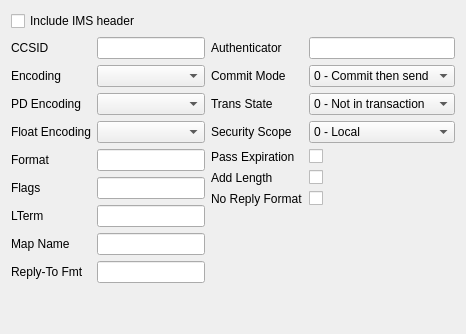
<?xml version="1.0" encoding="UTF-8"?>
<ui version="4.0">
  <class>ImsTab</class>
  <widget class="QWidget" name="ImsTab">
    <property name="windowTitle"><string>IMS</string></property>
    <layout class="QVBoxLayout" name="rootLayout">
      <item>
        <layout class="QHBoxLayout" name="topRow">
          <item>
            <widget class="QCheckBox" name="includedCheck">
              <property name="toolTip"><string>Include the MQIIH IMS header</string></property>
              <property name="text"><string>Include IMS header</string></property>
            </widget>
          </item>
          <item>
            <spacer name="topHSpacer">
              <property name="orientation"><enum>Qt::Horizontal</enum></property>
              <property name="sizeHint" stdset="0">
                <size><width>40</width><height>20</height></size>
              </property>
            </spacer>
          </item>
        </layout>
      </item>
      <item>
        <layout class="QHBoxLayout" name="columnsLayout" stretch="1,1">
          <item>
            <layout class="QFormLayout" name="leftForm">
              <item row="0" column="0">
                <widget class="QLabel" name="ccsidLabel">
                  <property name="text"><string>CCSID</string></property>
                  <property name="buddy"><cstring>ccsidEdit</cstring></property>
                </widget>
              </item>
              <item row="0" column="1">
                <widget class="QLineEdit" name="ccsidEdit">
                  <property name="toolTip"><string>Coded character set ID of data following this header</string></property>
                  <property name="maxLength"><number>6</number></property>
                </widget>
              </item>
              <item row="1" column="0">
                <widget class="QLabel" name="encodingLabel">
                  <property name="text"><string>Encoding</string></property>
                  <property name="buddy"><cstring>encodingCombo</cstring></property>
                </widget>
              </item>
              <item row="1" column="1">
                <widget class="QComboBox" name="encodingCombo">
                  <property name="toolTip"><string>Integer encoding</string></property>
                </widget>
              </item>
              <item row="2" column="0">
                <widget class="QLabel" name="pdEncodingLabel">
                  <property name="text"><string>PD Encoding</string></property>
                  <property name="buddy"><cstring>pdEncodingCombo</cstring></property>
                </widget>
              </item>
              <item row="2" column="1">
                <widget class="QComboBox" name="pdEncodingCombo">
                  <property name="toolTip"><string>Packed-decimal encoding</string></property>
                </widget>
              </item>
              <item row="3" column="0">
                <widget class="QLabel" name="floatEncodingLabel">
                  <property name="text"><string>Float Encoding</string></property>
                  <property name="buddy"><cstring>floatEncodingCombo</cstring></property>
                </widget>
              </item>
              <item row="3" column="1">
                <widget class="QComboBox" name="floatEncodingCombo">
                  <property name="toolTip"><string>Floating-point encoding</string></property>
                </widget>
              </item>
              <item row="4" column="0">
                <widget class="QLabel" name="formatLabel">
                  <property name="text"><string>Format</string></property>
                  <property name="buddy"><cstring>formatEdit</cstring></property>
                </widget>
              </item>
              <item row="4" column="1">
                <widget class="QLineEdit" name="formatEdit">
                  <property name="toolTip"><string>Format of data following this header (8 chars)</string></property>
                  <property name="maxLength"><number>8</number></property>
                </widget>
              </item>
              <item row="5" column="0">
                <widget class="QLabel" name="flagsLabel">
                  <property name="text"><string>Flags</string></property>
                  <property name="buddy"><cstring>flagsEdit</cstring></property>
                </widget>
              </item>
              <item row="5" column="1">
                <widget class="QLineEdit" name="flagsEdit">
                  <property name="toolTip"><string>Flags (numeric)</string></property>
                  <property name="maxLength"><number>10</number></property>
                </widget>
              </item>
              <item row="6" column="0">
                <widget class="QLabel" name="lTermLabel">
                  <property name="text"><string>LTerm</string></property>
                  <property name="buddy"><cstring>lTermEdit</cstring></property>
                </widget>
              </item>
              <item row="6" column="1">
                <widget class="QLineEdit" name="lTermEdit">
                  <property name="toolTip"><string>Logical terminal name (8 chars)</string></property>
                  <property name="maxLength"><number>8</number></property>
                </widget>
              </item>
              <item row="7" column="0">
                <widget class="QLabel" name="mapNameLabel">
                  <property name="text"><string>Map Name</string></property>
                  <property name="buddy"><cstring>mapNameEdit</cstring></property>
                </widget>
              </item>
              <item row="7" column="1">
                <widget class="QLineEdit" name="mapNameEdit">
                  <property name="toolTip"><string>Map name (8 chars)</string></property>
                  <property name="maxLength"><number>8</number></property>
                </widget>
              </item>
              <item row="8" column="0">
                <widget class="QLabel" name="replyToFmtLabel">
                  <property name="text"><string>Reply-To Fmt</string></property>
                  <property name="buddy"><cstring>replyToFmtEdit</cstring></property>
                </widget>
              </item>
              <item row="8" column="1">
                <widget class="QLineEdit" name="replyToFmtEdit">
                  <property name="toolTip"><string>Reply-to message format (8 chars)</string></property>
                  <property name="maxLength"><number>8</number></property>
                </widget>
              </item>
            </layout>
          </item>
          <item>
            <layout class="QFormLayout" name="rightForm">
              <item row="0" column="0">
                <widget class="QLabel" name="authenticatorLabel">
                  <property name="text"><string>Authenticator</string></property>
                  <property name="buddy"><cstring>authenticatorEdit</cstring></property>
                </widget>
              </item>
              <item row="0" column="1">
                <widget class="QLineEdit" name="authenticatorEdit">
                  <property name="toolTip"><string>Authenticator (8 chars)</string></property>
                  <property name="maxLength"><number>8</number></property>
                </widget>
              </item>
              <item row="1" column="0">
                <widget class="QLabel" name="commitModeLabel">
                  <property name="text"><string>Commit Mode</string></property>
                  <property name="buddy"><cstring>commitModeCombo</cstring></property>
                </widget>
              </item>
              <item row="1" column="1">
                <widget class="QComboBox" name="commitModeCombo">
                  <property name="toolTip"><string>Commit mode: 0=commit then send, 1=send then commit</string></property>
                  <item><property name="text"><string>0 - Commit then send</string></property></item>
                  <item><property name="text"><string>1 - Send then commit</string></property></item>
                </widget>
              </item>
              <item row="2" column="0">
                <widget class="QLabel" name="transStateLabel">
                  <property name="text"><string>Trans State</string></property>
                  <property name="buddy"><cstring>transStateCombo</cstring></property>
                </widget>
              </item>
              <item row="2" column="1">
                <widget class="QComboBox" name="transStateCombo">
                  <property name="toolTip"><string>Transaction state</string></property>
                  <item><property name="text"><string>0 - Not in transaction</string></property></item>
                  <item><property name="text"><string>1 - In transaction</string></property></item>
                  <item><property name="text"><string>2 - Begin transaction</string></property></item>
                </widget>
              </item>
              <item row="3" column="0">
                <widget class="QLabel" name="securityScopeLabel">
                  <property name="text"><string>Security Scope</string></property>
                  <property name="buddy"><cstring>securityScopeCombo</cstring></property>
                </widget>
              </item>
              <item row="3" column="1">
                <widget class="QComboBox" name="securityScopeCombo">
                  <property name="toolTip"><string>Security scope for LU6.2 sessions</string></property>
                  <item><property name="text"><string>0 - Local</string></property></item>
                  <item><property name="text"><string>1 - Full</string></property></item>
                </widget>
              </item>
              <item row="4" column="0">
                <widget class="QLabel" name="passExpirationLabel">
                  <property name="text"><string>Pass Expiration</string></property>
                </widget>
              </item>
              <item row="4" column="1">
                <widget class="QCheckBox" name="passExpirationCheck">
                  <property name="toolTip"><string>Pass expiration flag</string></property>
                  <property name="text"><string></string></property>
                </widget>
              </item>
              <item row="5" column="0">
                <widget class="QLabel" name="addLengthLabel">
                  <property name="text"><string>Add Length</string></property>
                </widget>
              </item>
              <item row="5" column="1">
                <widget class="QCheckBox" name="addLengthCheck">
                  <property name="toolTip"><string>Add message length flag</string></property>
                  <property name="text"><string></string></property>
                </widget>
              </item>
              <item row="6" column="0">
                <widget class="QLabel" name="noReplyFmtLabel">
                  <property name="text"><string>No Reply Format</string></property>
                </widget>
              </item>
              <item row="6" column="1">
                <widget class="QCheckBox" name="noReplyFmtCheck">
                  <property name="toolTip"><string>Suppress reply format flag</string></property>
                  <property name="text"><string></string></property>
                </widget>
              </item>
            </layout>
          </item>
        </layout>
      </item>
      <item>
        <spacer name="bottomVSpacer">
          <property name="orientation"><enum>Qt::Vertical</enum></property>
          <property name="sizeHint" stdset="0">
            <size><width>20</width><height>40</height></size>
          </property>
        </spacer>
      </item>
    </layout>
  </widget>
</ui>
